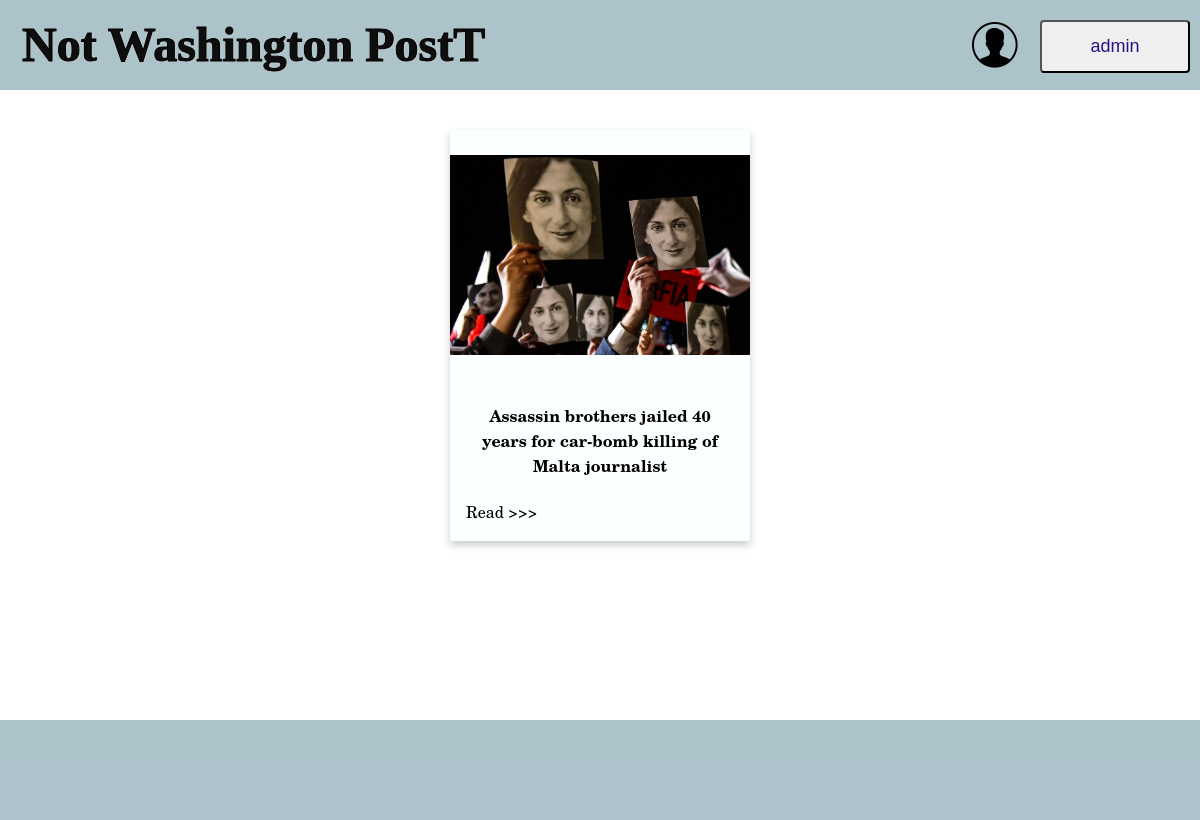
The app's page /news/ (signed in), older data.
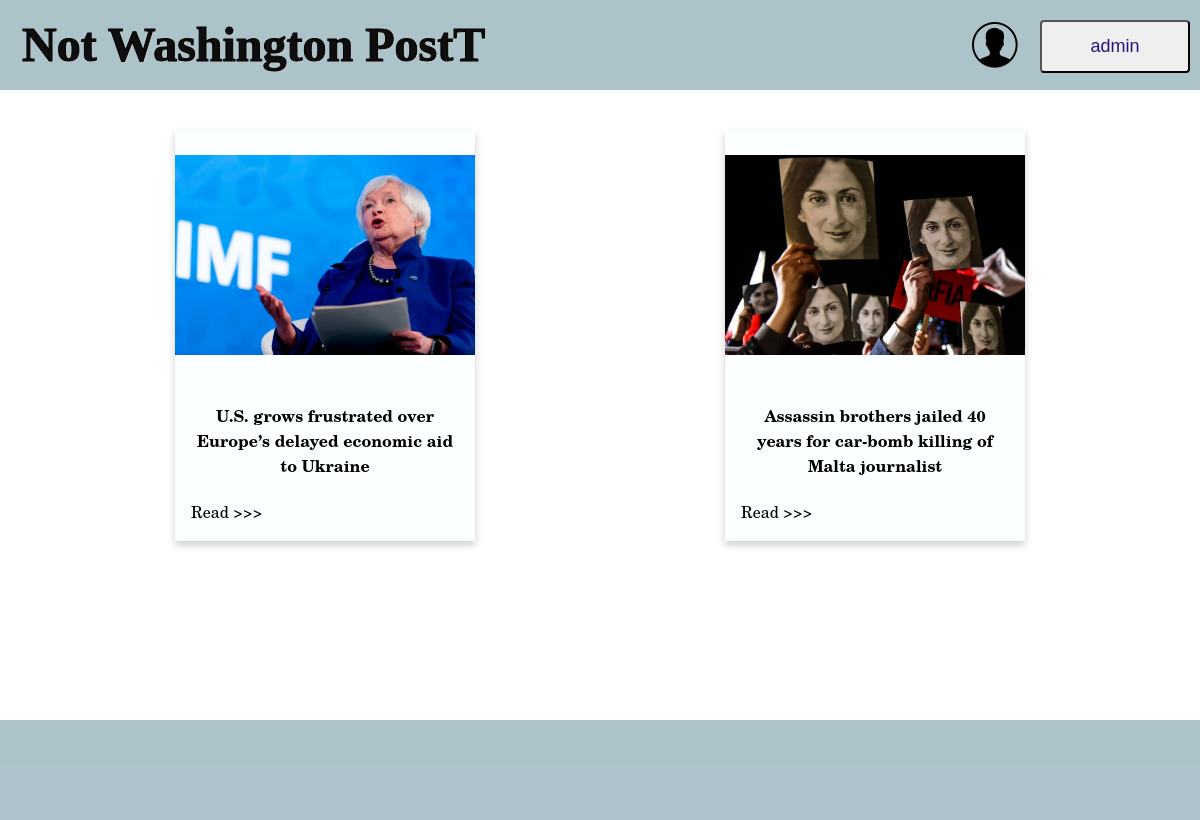
The same page, newer data.
### news/models.py (models this page shows)
class Link(models.Model):
    link_text = models.CharField(max_length=255)
    link_img = models.ImageField(upload_to='img/', null=True)
    pub_date = models.DateTimeField('date published')

### news/views.py (the view)
# urls.py: path(r'', views.index, name='index'),
def index(request):
    message = None
    if "message" in request.GET:
        message = request.GET["message"]
    return render(
        request,
        "index.html",
        {
            "latest_links":
                Link.objects.order_by('-pub_date')[:10],
            "message": message
        }
    )

### templates/index.html
{% extends 'base.html' %}
{% block main %}
    <wrapper>
        {% if latest_links %}
            {% for link in latest_links %}
                <a href="/news/{{ link.id }}/" style="color: black; text-decoration: none">
                    <div class="card">
                        <div class="img" style="background-image: url('..{{ link.link_img.url }}')"></div>
                        <div class="container">
                            <h4 style="text-align: center"><b>{{ link.link_text }}</b></h4>
                            <p>Read >>></p>
                        </div>
                    </div>
                </a>
            {% endfor %}
        {% else %}
            <p>There is no news here yet</p>
        {% endif %}
    </wrapper>
{% endblock %}

### templates/base.html (shortened to what this page needs)
{% load static %}
<!DOCTYPE html>
<html lang="en">
<head>
    <link rel="stylesheet" href="{% static 'css/style.css' %}">
    <link rel="stylesheet" href="{% static 'css/card.css' %}">
</head>
<body>
<div class="header">
    <a href="/news/" class="logo">Not Washington PostT</a>
    {% if user.is_authenticated %}
        <div class="header-right">
            <div style="display: flex; ">
                <div>
                    {% if user.photo_set.all %}
                        <img src="{{ user.photo_set.last.photo.url }}"
                             style="width: 50px; height: 50px; border-radius: 100%; margin-right: 20px" alt=""></div>
                    {% else %}
                        <img src="{% static "user_logo.png" %}"
                             style="width: 50px; height: 50px; border-radius: 100%; margin-right: 20px" alt=""></div>
                    {% endif %}
            <div class="dropdown">
                <button class="dropbtn ">{{ user.username }}</button>
            </div>
        </div>
        </div>
    {% else %}
        <div class="header-right">
            <a href="/news/login">Log-In</a>
            <a href="/news/register">Register</a>
        </div>
    {% endif %}
</div>
<section class="main_section">
    <div class="main_container">
        {% block main %}
        {% endblock %}
    </div>
</section>
<footer style="height: 100px; background: rgba(22,84,105,0.35); ">
</footer>
</body>
</html>

### news/static/css/style.css (style rules this page uses)
body { margin: 0; font-family: New Century Schoolbook, TeX Gyre Schola, serif; }
.header { overflow: hidden; background-color: rgba(22, 84, 105, 0.35); padding: 20px 10px; height: 200px; }
.header a { float: left; color: #0e0e0e; text-align: center; padding: 12px; text-decoration: none; font-size: 24px; line-height: 25px; border-radius: 4px; }
.header a.logo { font-family: "Old English Text MT", serif; font-size: 48px; text-shadow: 1px 1px 2px #c4c4c4, 0 0 1em rgba(194, 194, 194, 0); font-weight: bold; -webkit-text-stroke-width: 1px; -webkit-text-stroke-color: black; }
.header-right { float: right; }
.dropbtn { min-width: 150px; color: #2a1181; text-align: center; padding: 12px; text-decoration: none; font-size: 18px; line-height: 25px; border-radius: 4px; }
.dropdown { position: relative; display: inline-block; }
section { min-height: 600px; background: #ffffff; margin-top: -150px; padding-bottom: 30px; }
wrapper { padding-top: 40px; display: flex; justify-content: space-around; flex-wrap: wrap; }
.main_container { margin: auto; width: 1100px; }

### news/static/css/card.css (style rules this page uses)
.card { box-shadow: 0 4px 8px 0 rgba(0,0,0,0.2); transition: 0.3s; width: 300px; margin-left: 15px; margin-right: 15px; margin-bottom: 60px; background: rgba(195, 246, 255, 0.06); cursor: pointer; }
.container { padding: 2px 16px; }
.img { width: 100%; height: 250px; background-repeat: no-repeat; background-position: center; background-size: contain; }

Row changes from the older to the newer data that the page shows:
added Link: link_img (picture), link_text "U.S. grows frustrated over Europe’s delayed economic aid to Ukraine"
